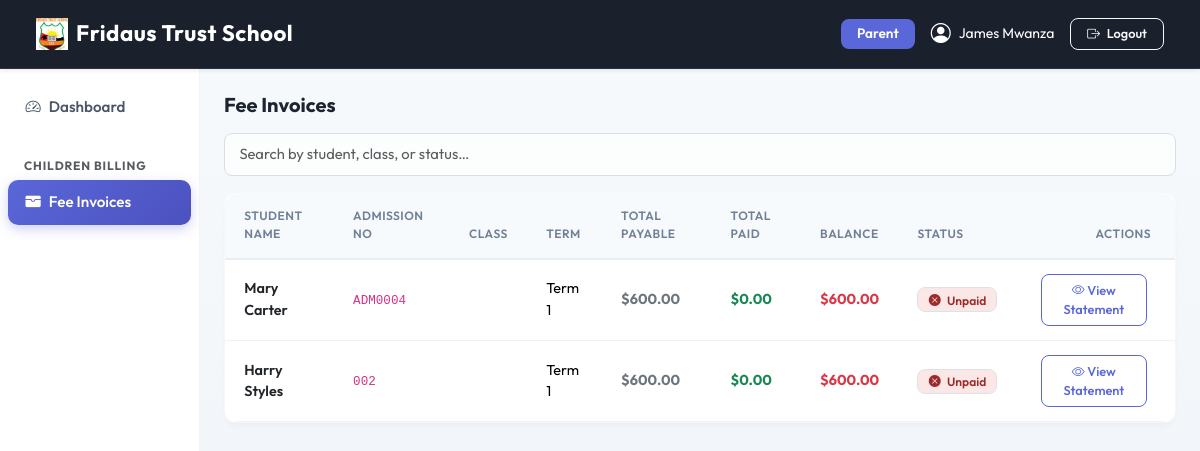
The page /finance/invoices/ (signed in) on the database as committed earlier.
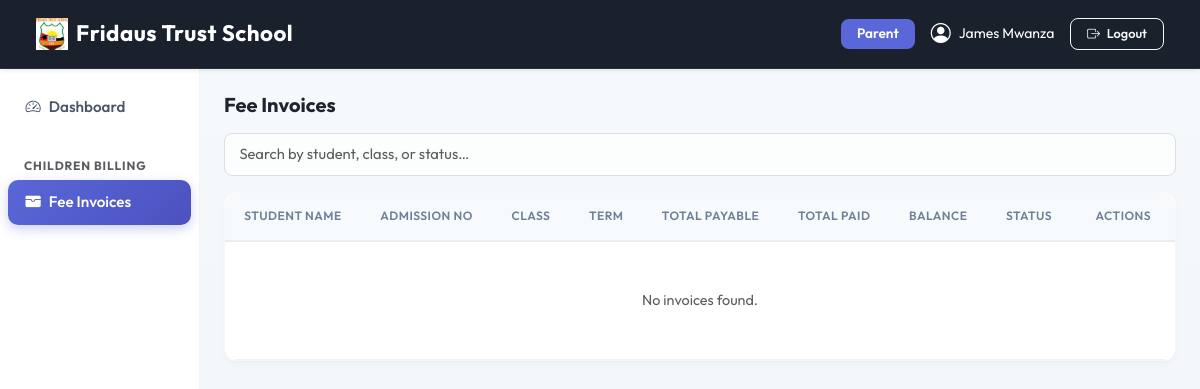
The same page on the database as committed later.
### apps/dashboard/models.py (models this page shows, shortened)
class SchoolSettings(models.Model):
    school_name    = models.CharField(max_length=200, default='SchoolMS')
    logo           = models.ImageField(upload_to='school/logo/', blank=True, null=True)
    favicon        = models.ImageField(upload_to='school/favicon/', blank=True, null=True)
    primary_color  = models.CharField(max_length=7, default='#5a67d8', help_text='Hex color e.g. #5a67d8')
    secondary_color= models.CharField(max_length=7, default='#4c51bf')
    sidebar_color  = models.CharField(max_length=7, default='#ffffff')
    navbar_color   = models.CharField(max_length=7, default='#1a202c')
    address        = models.TextField(blank=True)
    phone          = models.CharField(max_length=20, blank=True)
    email          = models.EmailField(blank=True)
    website        = models.URLField(blank=True)
    class Meta:
        verbose_name = 'School Settings'
    @classmethod
    def get(cls):
        obj, _ = cls.objects.get_or_create(pk=1)
        return obj

### apps/accounts/models.py (models this page shows, shortened)
class User(AbstractUser):
    ROLE_CHOICES = (
        ('superadmin', 'Super Admin'),
        ('admin', 'Admin'),
        ('teacher', 'Teacher'),
        ('student', 'Student'),
        ('parent', 'Parent'),
    )
    role = models.CharField(max_length=20, choices=ROLE_CHOICES)
    phone = models.CharField(max_length=20, blank=True, null=True)
    profile_pic = models.ImageField(upload_to='profile_pictures/', blank=True, null=True)
    created_at = models.DateTimeField(auto_now_add=True)
    @property
    def is_admin(self):
        return self.role in ['superadmin', 'admin'] or self.is_superuser
    @property
    def is_teacher(self):
        return self.role == 'teacher'
    @property
    def is_student(self):
        return self.role == 'student'
    @property
    def is_parent(self):
        return self.role == 'parent'

### apps/finance/models.py (models this page shows, shortened)
class Invoice(models.Model):
    STATUS_CHOICES = (
        ('unpaid', 'Unpaid'),
        ('partial', 'Partially Paid'),
        ('paid', 'Fully Paid'),
    )
    student = models.ForeignKey('people.Student', on_delete=models.CASCADE, related_name='invoices')
    session = models.ForeignKey('academics.AcademicSession', on_delete=models.CASCADE)
    term = models.ForeignKey('academics.AcademicTerm', on_delete=models.CASCADE)
    student_class = models.ForeignKey('academics.StudentClass', on_delete=models.CASCADE)
    balance_from_previous_term = models.DecimalField(max_digits=10, decimal_places=2, default=Decimal('0.00'))
    discount = models.DecimalField(max_digits=10, decimal_places=2, default=Decimal('0.00'))
    status = models.CharField(max_length=20, choices=STATUS_CHOICES, default='unpaid')
    created_at = models.DateTimeField(auto_now_add=True)
    class Meta:
        ordering = ['-created_at']
    def total_payable(self):
        items_total = sum((item.amount for item in self.items.all()),Decimal('0.00'))
        return max(Decimal('0.00'), self.balance_from_previous_term + items_total - self.discount)
    def total_paid(self):
        return sum((payment.amount_paid for payment in self.payments.all()),Decimal('0.00'))
    def balance(self):
        return self.total_payable() - self.total_paid()

class InvoiceItem(models.Model):
    invoice = models.ForeignKey(Invoice, on_delete=models.CASCADE, related_name='items')
    fee_type = models.ForeignKey(FeeType, on_delete=models.SET_NULL, null=True, blank=True)
    description = models.CharField(max_length=200)
    amount = models.DecimalField(max_digits=10, decimal_places=2)

### apps/people/models.py (models this page shows, shortened)
class Student(models.Model):
    GENDER_CHOICES = [('M', 'Male'), ('F', 'Female')]
    user         = models.OneToOneField(User, on_delete=models.CASCADE, related_name='student_profile')
    admission_no = models.CharField(max_length=20, unique=True)
    date_of_birth= models.DateField()
    gender       = models.CharField(max_length=1, choices=GENDER_CHOICES)
    blood_group  = models.CharField(max_length=5, blank=True, null=True)
    student_class= models.ForeignKey('academics.StudentClass', on_delete=models.SET_NULL, null=True, blank=True, related_name='students')
    address      = models.TextField(blank=True)
    enroll_date  = models.DateField(auto_now_add=True)
    is_active    = models.BooleanField(default=True)
    grades_visible = models.BooleanField(default=False, help_text='Show grades to parent when fees are paid.')
    class Meta:
        ordering = ['admission_no']

### apps/academics/models.py (models this page shows, shortened)
class AcademicTerm(models.Model):
    name = models.CharField(max_length=50, unique=True)
    current = models.BooleanField(default=False)
    class Meta:
        ordering = ['name']

### apps/finance/views.py (the view)
# urls.py: path('invoices/',                    views.invoice_list,    name='invoice_list'),
@login_required
def invoice_list(request):
    if request.user.is_admin:
        invoices = Invoice.objects.select_related('student__user', 'student_class', 'term').all()
    elif request.user.is_student:
        student = get_object_or_404(Student, user=request.user)
        invoices = Invoice.objects.filter(student=student).select_related('student_class', 'term')
    elif request.user.is_parent:
        parent = request.user.parent_profile
        invoices = Invoice.objects.filter(student__in=parent.students.all()).select_related('student__user', 'student_class', 'term')
    else:
        invoices = Invoice.objects.none()
    return render(request, 'finance/invoice_list.html', {'invoices': invoices})

### templates/finance/invoice_list.html (shortened to what this page needs)
{% extends 'base.html' %}
{% block content %}
<div class="d-flex justify-content-between align-items-center mb-3">
  <h5 class="fw-bold mb-0">Fee Invoices</h5>
</div>
<input type="text" id="invoiceSearch" class="form-control mb-3" placeholder="Search by student, class, or status…">
<div class="card shadow-sm border-0">
  <div class="table-responsive">
    <table class="table table-hover align-middle mb-0" id="invoiceTable">
      <thead class="table-light">
        <tr>
          <th>Student Name</th>
          <th>Admission No</th>
          <th>Class</th>
          <th>Term</th>
          <th>Total Payable</th>
          <th>Total Paid</th>
          <th>Balance</th>
          <th>Status</th>
          <th class="text-end px-4">Actions</th>
        </tr>
      </thead>
      <tbody>
        {% for inv in invoices %}
        <tr id="invoice-row-{{ inv.pk }}">
          <td class="fw-semibold text-dark">{{ inv.student.user.get_full_name }}</td>
          <td><code>{{ inv.student.admission_no }}</code></td>
          <td>{{ inv.student_class.name }}</td>
          <td>{{ inv.term.name }}</td>
          <td class="fw-bold text-secondary">${{ inv.total_payable }}</td>
          <td class="fw-bold text-success">${{ inv.total_paid }}</td>
          <td class="fw-bold {% if inv.balance > 0 %}text-danger{% else %}text-muted{% endif %}">${{ inv.balance }}</td>
          <td>
            {% if inv.status == 'paid' %}
              <span class="badge bg-success-subtle text-success border"><i class="bi bi-check-circle-fill me-1"></i> Fully Paid</span>
            {% elif inv.status == 'partial' %}
              <span class="badge bg-warning-subtle text-warning border text-dark"><i class="bi bi-clock-history me-1"></i> Partially Paid</span>
            {% else %}
              <span class="badge bg-danger-subtle text-danger border"><i class="bi bi-x-circle-fill me-1"></i> Unpaid</span>
            {% endif %}
          </td>
          <td class="text-end px-4">
            <a href="{% url 'finance:invoice_detail' inv.pk %}" class="btn btn-sm btn-outline-primary me-1">
              <i class="bi bi-eye"></i> View Statement
            </a>
          </td>
        </tr>
        {% empty %}
        <tr><td colspan="9" class="text-center text-muted py-5">No invoices found.</td></tr>
        {% endfor %}
      </tbody>
    </table>
  </div>
</div>
{% endblock %}

### templates/base.html (shortened to what this page needs)
{% load static %}
<!DOCTYPE html>
<html lang="en">
<head>
  <link href="https://cdn.jsdelivr.net/npm/bootstrap@5.3.2/dist/css/bootstrap.min.css" rel="stylesheet">
  <link href="https://cdn.jsdelivr.net/npm/bootstrap-icons@1.11.3/font/bootstrap-icons.css" rel="stylesheet">
  <link href="https://cdnjs.cloudflare.com/ajax/libs/toastr.js/latest/toastr.min.css" rel="stylesheet">
  <link href="{% static 'css/modern.css' %}" rel="stylesheet">
  <link href="https://cdn.jsdelivr.net/npm/select2@4.1.0-rc.0/dist/css/select2.min.css" rel="stylesheet">
  <link href="https://cdn.jsdelivr.net/npm/select2-bootstrap-5-theme@1.3.0/dist/select2-bootstrap-5-theme.min.css" rel="stylesheet">
</head>
<body>
{% if user.is_authenticated %}
<nav class="navbar navbar-expand-lg navbar-dark sticky-top d-print-none shadow-sm"
     style="background-color: {{ school_settings.navbar_color|default:'#1a202c' }} !important;">
  <div class="container-fluid">
    <a class="navbar-brand fw-bold text-white d-flex align-items-center gap-2" href="/">
      {% if school_settings.logo %}
        <img src="{{ school_settings.logo.url }}" height="32" style="object-fit:contain;" alt="{{ school_settings.school_name }}">
      {% else %}
        <i class="bi bi-shield-check" style="color: var(--school-primary);"></i>
      {% endif %}
      <span>{{ school_settings.school_name|default:"SchoolMS" }}</span>
    </a>
    <div class="collapse navbar-collapse" id="navbarNav">
      <div class="ms-auto d-flex align-items-center gap-3 mt-2 mt-lg-0">
        <span class="badge bg-primary px-3 py-2 text-capitalize" style="font-size: 0.85rem;">{{ user.get_role_display }}</span>
        <a href="{% url 'accounts:profile' %}" class="text-white text-decoration-none d-flex align-items-center gap-2 small">
          {% if user.profile_pic %}
            <img src="{{ user.profile_pic.url }}" class="rounded-circle border border-2 border-white" width="32" height="32" style="object-fit:cover">
          {% else %}
            <i class="bi bi-person-circle fs-5"></i>
          {% endif %}
          <span class="d-none d-sm-inline">{{ user.get_full_name|default:user.username }}</span>
        </a>
        <a href="{% url 'accounts:logout' %}" class="btn btn-outline-light btn-sm px-3"><i class="bi bi-box-arrow-right me-1"></i> Logout</a>
      </div>
    </div>
  </div>
</nav>
<div class="container-fluid">
  <div class="row">
    <aside class="col-lg-2 col-md-3 d-none d-md-block pt-3 px-0 border-end" id="sidebar">
  {% include 'partials/sidebar.html' %}
</aside>
    <main class="col-lg-10 col-md-9 ms-sm-auto px-md-4 py-4 animate-fade-in">
      {% block content %}{% endblock %}
    </main>
  </div>
</div>
{% else %}
  {% block auth_content %}{% endblock %}
{% endif %}
</body>
</html>

Rows that differ between the two databases and show on the page:
removed Invoice: student.user.get_full_name "Mary Carter", student.admission_no "ADM0004", term.name "Term 1", total_payable "600.00", total_paid "0.00", balance "600.00", status "unpaid" (drawn)
removed Invoice: student.user.get_full_name "Harry Styles", student.admission_no "002", term.name "Term 1", total_payable "600.00", total_paid "0.00", balance "600.00", status "unpaid" (drawn)
Other text that changed with them:
text now shown: "No invoices found."
